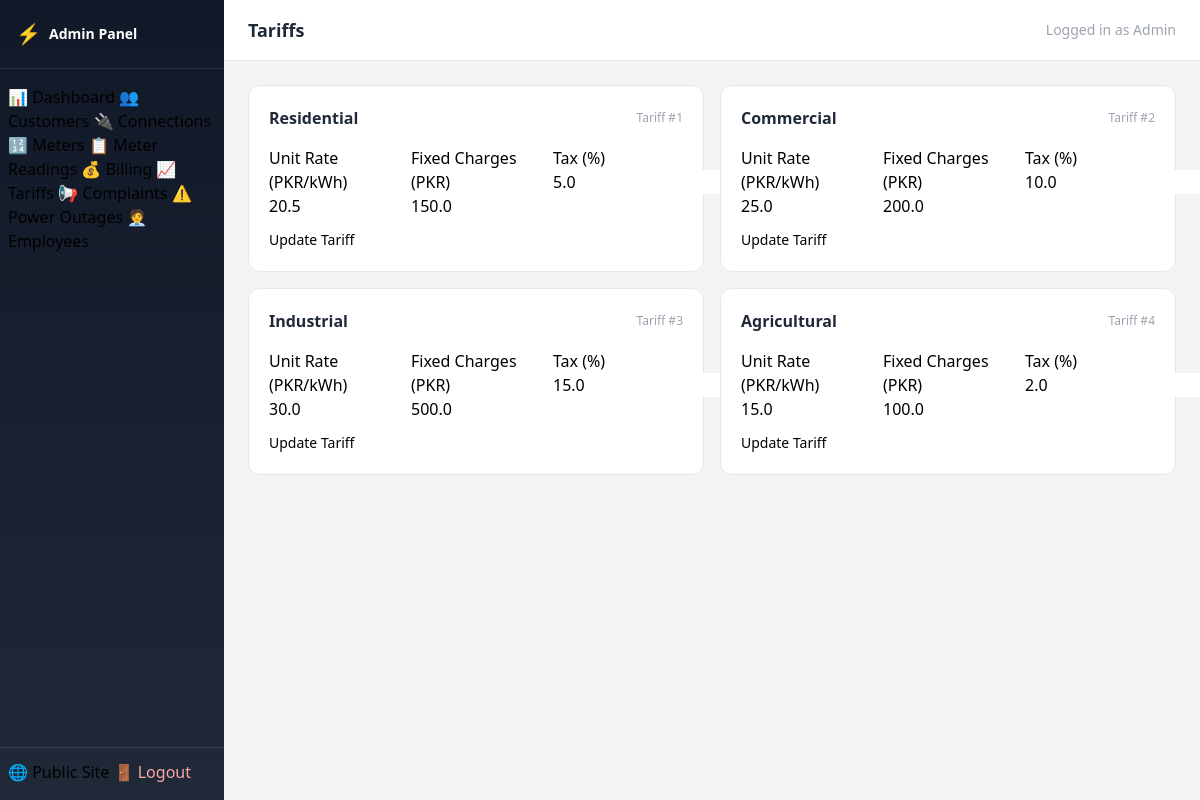
Screenshot of /admin/tariffs (signed in) with the database file from the repository.
### tables this page shows
CREATE TABLE Tariff (
            Tariff_Id INTEGER PRIMARY KEY AUTOINCREMENT,
            Connection_Type_Id INTEGER NOT NULL,
            Unit_Rate REAL NOT NULL,
            Fixed_Charges REAL NOT NULL,
            Tax_Percentage REAL NOT NULL,
            FOREIGN KEY (Connection_Type_Id) REFERENCES Connection_Type(Connection_Type_Id)
        );

CREATE TABLE Connection_Type (
            Connection_Type_Id INTEGER PRIMARY KEY AUTOINCREMENT,
            Connection_Type_Name TEXT NOT NULL
        );

### app.py (the view)
@app.route("/admin/tariffs")
@login_required
def admin_tariffs():
    db = get_db()
    rows = db.execute("""
        SELECT t.*, ct.Connection_Type_Name FROM Tariff t
        JOIN Connection_Type ct ON t.Connection_Type_Id = ct.Connection_Type_Id
    """).fetchall()
    connection_types = db.execute("SELECT * FROM Connection_Type").fetchall()
    db.close()
    return render_template("admin_tariffs.html", rows=rows, connection_types=connection_types)

### app.py (called while the page is built)
def login_required(f):
    @functools.wraps(f)
    def decorated(*args, **kwargs):
        if not session.get("admin"):
            return redirect(url_for("admin_login"))
        return f(*args, **kwargs)
    return decorated

### database.py (called while the page is built)
def get_db():
    conn = sqlite3.connect(DB_PATH)
    conn.row_factory = sqlite3.Row
    conn.execute("PRAGMA foreign_keys = ON")
    return conn

### templates/admin_tariffs.html (shortened to what this page needs)
{% extends "admin_base.html" %}
{% block page_title %}Tariffs{% endblock %}
{% block content %}
<div class="grid md:grid-cols-2 gap-4">
  {% for t in rows %}
  <div class="bg-white rounded-xl border border-gray-200 p-5">
    <div class="flex items-center justify-between mb-4">
      <h2 class="font-semibold text-gray-800">{{ t.Connection_Type_Name }}</h2>
      <span class="text-xs text-gray-400">Tariff #{{ t.Tariff_Id }}</span>
    </div>
    <form method="POST" action="/admin/tariffs/update/{{ t.Tariff_Id }}" class="space-y-3">
      <div class="grid grid-cols-3 gap-3">
        <div>
          <label class="form-label">Unit Rate (PKR/kWh)</label>
          <input name="unit_rate" type="number" step="0.01" value="{{ t.Unit_Rate }}" required class="form-input">
        </div>
        <div>
          <label class="form-label">Fixed Charges (PKR)</label>
          <input name="fixed_charges" type="number" step="0.01" value="{{ t.Fixed_Charges }}" required class="form-input">
        </div>
        <div>
          <label class="form-label">Tax (%)</label>
          <input name="tax_percentage" type="number" step="0.01" value="{{ t.Tax_Percentage }}" required class="form-input">
        </div>
      </div>
      <button type="submit" class="btn-primary text-sm">Update Tariff</button>
    </form>
  </div>
  {% endfor %}
</div>
{% endblock %}

### templates/admin_base.html (style rules this page uses)
.form-input { @apply w-full border border-gray-300 rounded-lg px-3 py-2 text-sm focus:ring-2 focus:ring-primary/30 focus:border-primary outline-none transition; }
.form-label { @apply block text-xs font-medium text-gray-600 mb-1; }
.btn-primary { @apply btn bg-primary text-white hover:bg-primary-dark; }

### rows the page displays
Tariff: Connection_Type_Name "Residential", Tariff_Id "1", unit_rate "20.5", fixed_charges "150.0", tax_percentage "5.0"
Tariff: Connection_Type_Name "Commercial", Tariff_Id "2", unit_rate "25.0", fixed_charges "200.0", tax_percentage "10.0"
Tariff: Connection_Type_Name "Industrial", Tariff_Id "3", unit_rate "30.0", fixed_charges "500.0", tax_percentage "15.0"
Tariff: Connection_Type_Name "Agricultural", Tariff_Id "4", unit_rate "15.0", fixed_charges "100.0", tax_percentage "2.0"
